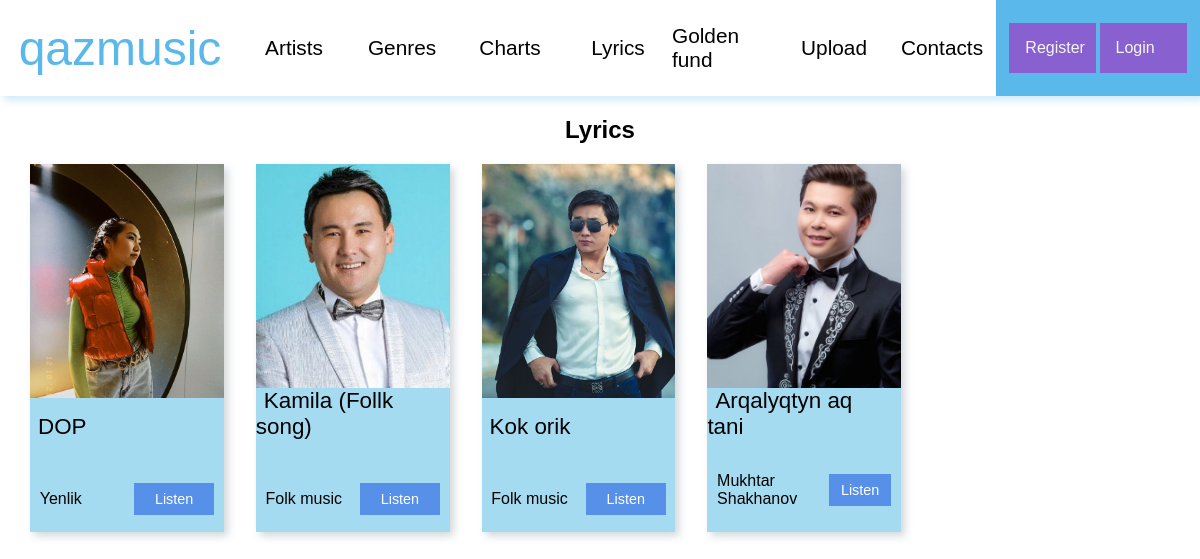
The app's page /lyrics with its own data.
### qazmusic/models.py (models this page shows, shortened)
class Tracks(models.Model):
    title = models.CharField(max_length=255, db_index=True)
    artist = models.ForeignKey(Artists, on_delete=models.CASCADE, null=True)
    file = models.FileField(verbose_name='file', upload_to='tracks/')
    published_date = models.DateField(auto_now=False)
    genre = models.ForeignKey(Genres, on_delete=models.PROTECT, null=True)
    class Meta:
        verbose_name = 'Track'
        verbose_name_plural = 'Tracks'

class Lyrics(models.Model):
    track_id = models.ForeignKey(Tracks, on_delete=models.PROTECT)
    poet = models.CharField(max_length=255, db_index=True, null=True)
    composer = models.CharField(max_length=255, db_index=True, null=True)
    content = models.TextField(blank=True)
    photo = models.ImageField(upload_to='lyrics/')
    def get_absolute_url(self):
        return reverse('lyric-view', kwargs={
            'lyric_id': self.pk,
            'track_title': self.track_id.title.replace(' ', '-')
        })
    class Meta:
        verbose_name = 'Lyric'
        verbose_name_plural = 'Lyrics'

### qazmusic/views.py (the view)
# urls.py: path('lyrics', ShowLyrics.as_view(), name='lyrics'),
class ShowLyrics(DataMixin, ListView):
    model = Lyrics
    template_name = 'qazmusic/show_lyrics.html'
    context_object_name = 'lyrics'
    allow_empty = False
    def get_context_data(self, *, object_list=None, **kwargs):
        context = super().get_context_data(**kwargs)
        c_def = self.get_user_context(title='qazmusic - Lyrics')
        return dict(list(context.items()) + list(c_def.items()))

### qazmusic/utils.py (called while the page is built)
def get_tracks():
    get_tracks = Tracks.objects.all()
    return get_tracks

    def get_user_context(self, **kwargs):
        context = kwargs
        context['header_menu'] = header_menu
        context['tracks'] = get_tracks()
        return context

### qazmusic/templates/qazmusic/show_lyrics.html
{% extends 'qazmusic/base.html' %}
{% load static %}
{% block content %}
    <link rel="stylesheet" href="{% static 'qazmusic/css/artists-list.css' %}">
    <main class="artists-page">
        <h2>Lyrics</h2>
        <div class="cards">
            {% for lyric in lyrics %}
                {% for track in tracks %}
                    {% if track.pk == lyric.track_id_id %}
                        <div class="card-div">
                            <div class="top">
                                <div class="first"
                                     style="background:url('{{ lyric.photo.url }}') no-repeat center; background-size: cover">
                                </div>
                                <div class="second">
                                    <span>{{ track.title }}</span>
                                </div>
                            </div>
                            <div class="bottom">
                                <p>{{ lyric.poet }}</p>
                                <a href="{{ lyric.get_absolute_url }}">
                                    Listen
                                </a>
                            </div>
                        </div>
                    {% endif %}
                {% endfor %}
            {% endfor %}
        </div>
    </main>
{% endblock %}

### qazmusic/static/qazmusic/css/style.css (style rules this page uses)
html, body { width: 100%; height: 100vh; font-family: "Mark Pro medium", sans-serif; margin: 0; padding: 0; }

### qazmusic/static/qazmusic/css/artists-list.css (style rules this page uses)
.artists-page { display: flex; flex-direction: column; justify-content: center; align-items: center; }
.cards { width: 95%; height: auto; display: flex; flex-wrap: wrap; }
.card-div { width: 17%; height: 23rem; display: flex; flex-direction: column; justify-content: space-between; align-items: center; margin: 0 2rem 2rem 0; background-color: rgba(132, 206, 235, 0.73); box-shadow: 4px 4px 8px 0 rgba(34, 60, 80, 0.2); transition: background-color 0.4s ease; }
.card-div > .top { width: 100%; height: 75%; display: flex; flex-direction: column; justify-content: space-between; }
.top > .second > span { padding: 0.5rem; font-size: 1.4rem; }
.first { width: 100%; height: 85%; }
.bottom { width: 90%; display: flex; justify-content: space-between; align-items: center; padding: 0.5rem; user-select: none; }
.bottom a { text-decoration: none; color: white; width: 5rem; height: 2rem; display: flex; justify-content: center; text-align: center; align-items: center; background-color: #5690e9; font-size: 0.9rem; transition: background-color 0.4s ease; }

### records on screen
Lyrics: poet "Yenlik"
Tracks: photo (picture), title "DOP"
Lyrics: poet "Folk music"
Tracks: photo (picture), title "Kamila (Follk song)"
Lyrics: poet "Folk music"
Tracks: photo (picture), title "Kok orik"
Lyrics: poet "Mukhtar Shakhanov"
Tracks: photo (picture), title "Arqalyqtyn aq tani"

### other values on screen
{{ title }} "Artists" "Genres" "Charts" "Lyrics" "Golden fund" "Upload" "Contacts"
